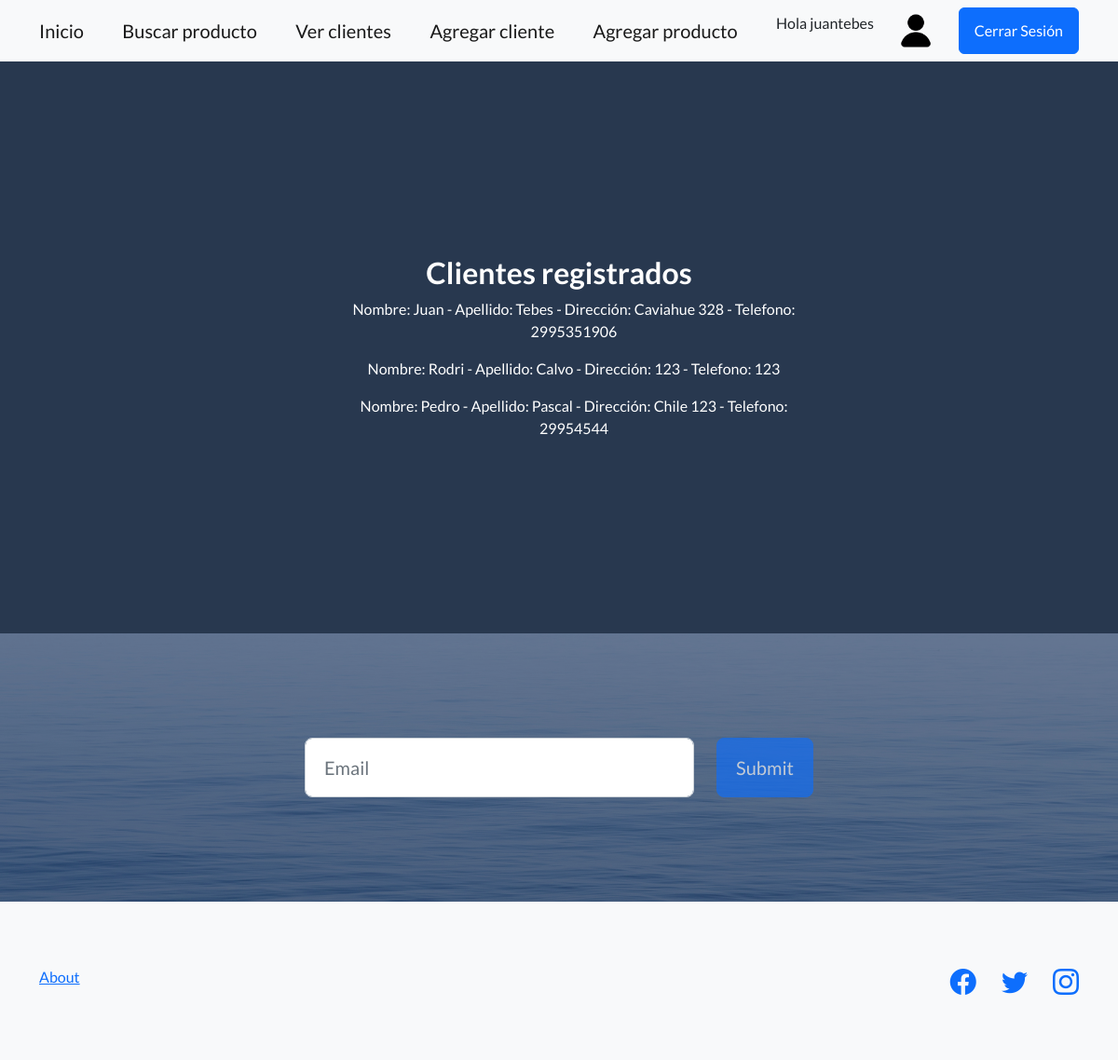
/vercliente/ (signed in), run on the app's committed database.
### Clientes/models.py (models this page shows, shortened)
class AvatarImagen(models.Model):
    usuario=models.ForeignKey(User,on_delete=models.CASCADE)
    imagen=models.ImageField(upload_to="avatares",null=True,blank=True)

class Cliente(models.Model):
    nombre=models.CharField(max_length=20)
    apellido=models.CharField(max_length=20)
    direccion=models.CharField(max_length=40)
    telefono=models.IntegerField()

### Clientes/views.py (the view)
# urls.py: path('vercliente/',ver_cliente,name="ver_clientes"),
def ver_cliente(request):
    mis_clientes=Cliente.objects.all() #obtengo todos los datos de mi tabla cliente
    info={"clientes":mis_clientes}
    return render(request,"ver_clientes.html",info)

### Clientes/templates/ver_clientes.html
{% extends "padre.html" %}
{% block titulo %} <h2>Clientes registrados</h2>
{% for x in clientes %}
<ol style="list-style: none;">
   <li>Nombre: {{x.nombre}} - Apellido: {{x.apellido}} - Dirección: {{x.direccion}} - Telefono: {{x.telefono}} </li>
</ol>
{% endfor %}
{% endblock %}

### Clientes/templates/padre.html (shortened to what this page needs)
<!DOCTYPE html>
<html lang="en">
    <head>
        {% load static %}
        <link href="https://cdn.jsdelivr.net/npm/bootstrap-icons@1.5.0/font/bootstrap-icons.css" rel="stylesheet" type="text/css" />
        <link href="{% static 'appclientes/css/styles.css' %}" rel="stylesheet" />
    </head>
    <body>
        <nav class="navbar navbar-light bg-light static-top">
            <div class="container">
                <a class="navbar-brand" href="{% url 'inicio' %}">Inicio</a>
                <a class="navbar-brand" href="{% url 'buscarproducto' %}">Buscar producto</a>
                <a class="navbar-brand" href="{% url 'ver_clientes' %}">Ver clientes</a>
                {% if user.is_authenticated %}
                <a class="navbar-brand" href="{% url 'agregarcliente' %}">Agregar cliente</a>
                <a class="navbar-brand" href="{% url 'agregarproductos' %}">Agregar producto</a>
                <p>Hola {{user}}</p>
                <img src="{{user.avatarimagen_set.last.imagen.url}}" height="40" width="40">
                <a class="btn btn-primary" href="{% url 'Cerrar sesion' %}">Cerrar Sesión</a>
                {% else %}
                <a class="btn btn-primary" href="{% url 'Registrar usuario' %}">Registrarse</a>
                <a class="btn btn-primary" href="{% url 'Iniciar sesion' %}">Iniciar Sesión</a>
                {% endif %}
            </div>
        </nav>
        <header class="masthead">
            <div class="container position-relative">
                <div class="row justify-content-center">
                    <div class="col-xl-6">
                        <div class="text-center text-white">
                            <p>{% block titulo %} {% endblock %}</p>
                        </div>
                    </div>
                </div>
            </div>
        </header>
        <section class="call-to-action text-white text-center" id="signup">
            <div class="container position-relative">
                <div class="row justify-content-center">
                    <div class="col-xl-6">
                        <form class="form-subscribe" id="contactFormFooter" data-sb-form-api-token="API_TOKEN">
                            <div class="row">
                                <div class="col">
                                    <input class="form-control form-control-lg" id="emailAddressBelow" type="email" placeholder="Email " data-sb-validations="required,email" />
                                </div>
                                <div class="col-auto"><button class="btn btn-primary btn-lg disabled" id="submitButton" type="submit">Submit</button></div>
                            </div>
                        </form>
                    </div>
                </div>
            </div>
        </section>
        <footer class="footer bg-light">
            <div class="container">
                <div class="row">
                    <div class="col-lg-6 h-100 text-center text-lg-start my-auto">
                        <ul class="list-inline mb-2">
                            <li class="list-inline-item"><a href="{% url 'about' %}">About</a></li>
                        </ul>
                    </div>
                    <div class="col-lg-6 h-100 text-center text-lg-end my-auto">
                        <ul class="list-inline mb-0">
                            <li class="list-inline-item me-4">
                                <a href="#!"><i class="bi-facebook fs-3"></i></a>
                            </li>
                            <li class="list-inline-item me-4">
                                <a href="#!"><i class="bi-twitter fs-3"></i></a>
                            </li>
                            <li class="list-inline-item">
                                <a href="#!"><i class="bi-instagram fs-3"></i></a>
                            </li>
                        </ul>
                    </div>
                </div>
            </div>
        </footer>
    </body>
</html>

### data on the page
Cliente: nombre "Juan", apellido "Tebes", direccion "Caviahue 328", telefono "2995351906"
Cliente: nombre "Rodri", apellido "Calvo", direccion "123", telefono "123"
Cliente: nombre "Pedro", apellido "Pascal", direccion "Chile 123", telefono "29954544"

### other printed values
{{ user }} "juantebes"
